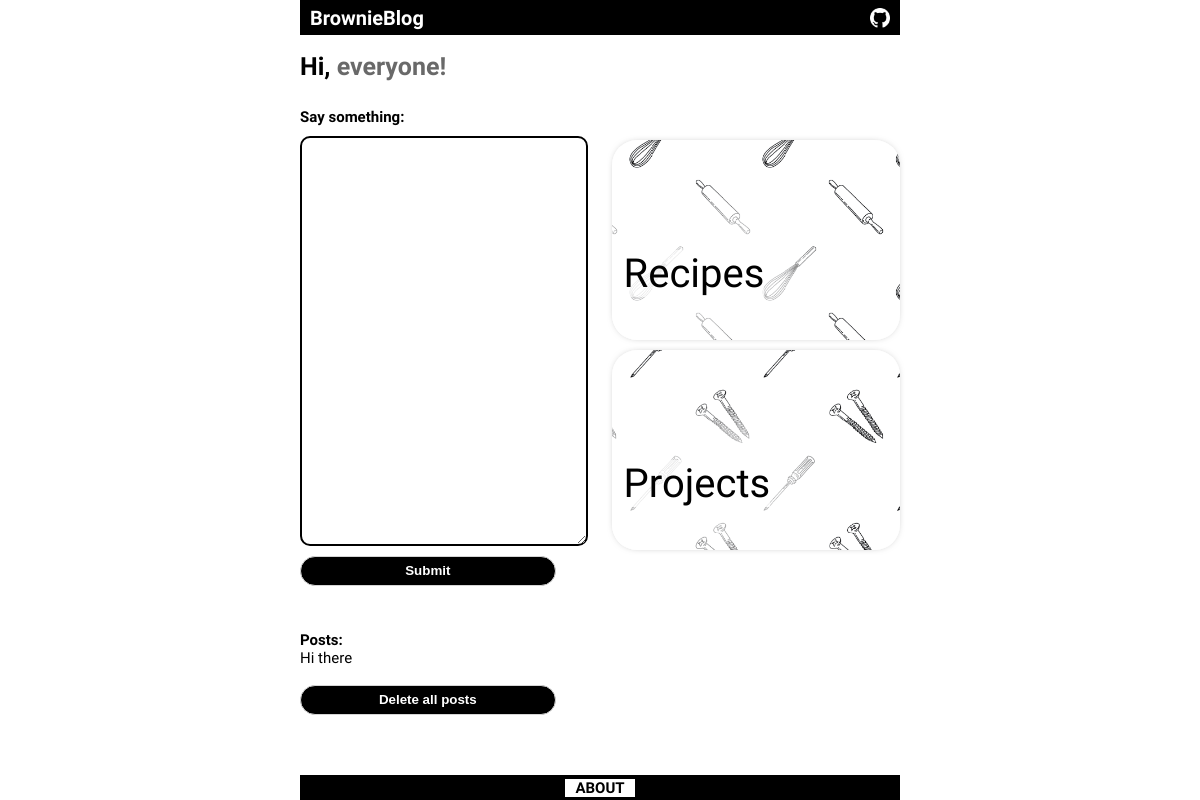
The app's page /index, older data.
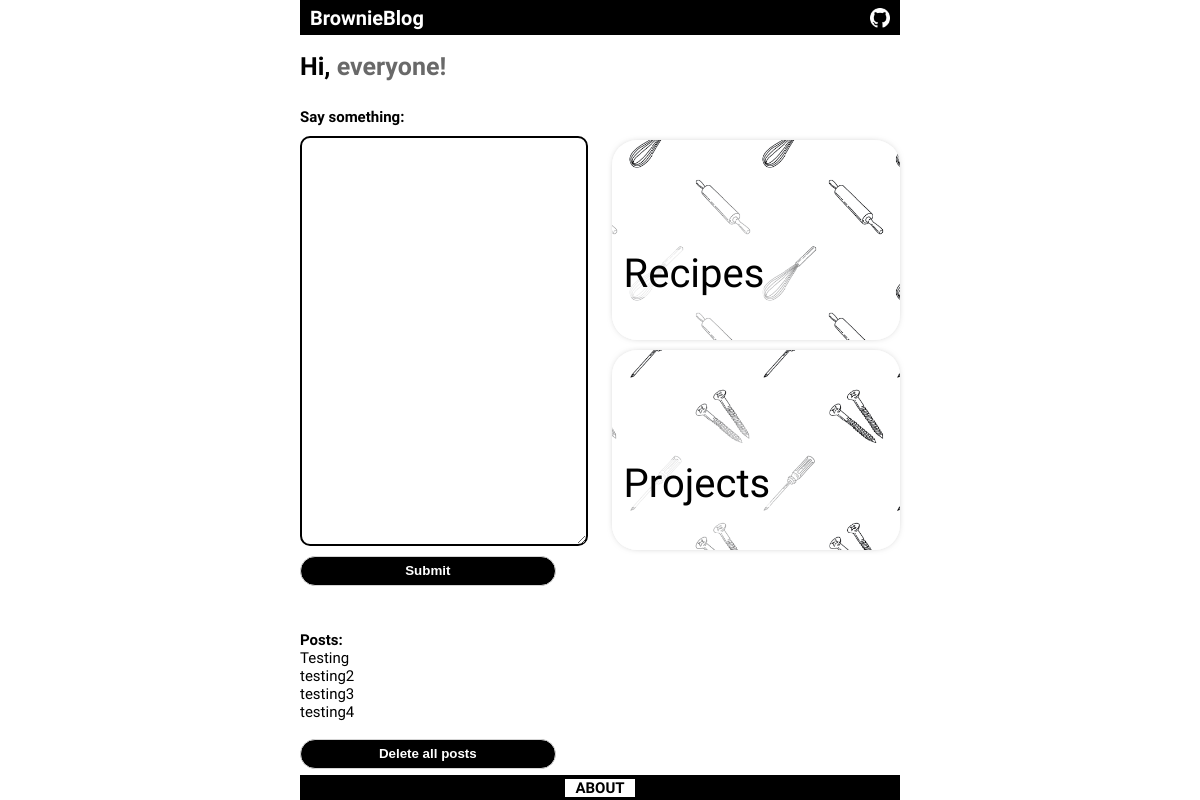
The same page, newer data.
### app/models.py (models this page shows, shortened)
class Post(db.Model):
    id = db.Column(db.Integer, primary_key=True)
    body = db.Column(db.String(140))
    timestamp = db.Column(db.DateTime, index=True, default=datetime.utcnow)
    user_id = db.Column(db.Integer, db.ForeignKey('user.id'))

### app/routes.py (the view)
@app.route('/', methods=['GET', 'POST'])
@app.route('/index', methods=['GET', 'POST'])
def index():
    form = PostForm()
    user = {'username': 'everyone'}
    if form.validate_on_submit():
        post = Post(body=form.post.data, author=User.query.get(1))
        db.session.add(post)
        db.session.commit()
        flash('Your post is now live!')
        return redirect(url_for('index'))
    posts = Post.query.all()
    return render_template('index.html', title='Home', user=user, form=form, posts=posts)

### app/forms.py
class PostForm(FlaskForm):
    post = TextAreaField('Say something:', validators=[DataRequired(), Length(min=1, max=140)])
    submit = SubmitField('Submit')

### app/templates/index.html (shortened to what this page needs)
<html>
<head>
</head>
<body>
    <div style="position: relative; background-color: rgb(255, 255, 255);">
        <div class="blackrow">
            <div class="navbar white startnavbar">
                <div style="justify-content: flex-start; padding-left: 10;">
                    <a href="{{ url_for('index') }}">BrownieBlog</a>
                </div>
                <div style="justify-content: flex-end; padding-right: 10">
                <a href="https://github.com/browniefrombris/brownieblogv2">
                    <img id="github" style="display: inline; vertical-align: middle"alt="github" src="{{url_for('static', filename='github_white.png')}}" width="20" height ="20">
                </a>
                </div>
            </div>
        </div>
        <div style="height: fit-content;">
            <h1 style="padding-bottom: 10px;">Hi, <span style="color: dimgray;">{{ user.username }}!</span>
            </h1>
            <div class="cardholder" style="left: 0; height: fit-content;">
                <div>
                    <form action="" method="post" id="recaptchaform">
                            <b>{{ form.post.label }}</b><br>
                            {{ form.post(cols=32, rows=1) }}<br>
                        {{ form.submit() }}
                    </form>
                </div>
            </div>
            <div class="cardholder" style="top: 140; right: 0; height: 200;">
                <a href="{{ url_for('recipes') }}">
                    <div class="card" style="background-image: url({{ url_for('static', filename='recipes_pattern_med.png') }});">
                        <span id="box_span">Recipes</span>
                    </div>
                </a>
            </div>
            <div class="cardholder" style="top: 350; right: 0; height: 200;">
                <a href="{{ url_for('projects') }}">
                    <div class="card" style="background-image: url({{ url_for('static', filename='projects_pattern_med.png') }});">
                        <span id="box_span">Projects</span>
                    </div>
                </a>
            </div>
            <div style="margin-top: 540;">
                <b>Posts:<br></b>
                {% for post in posts %}
                {{ post.body }} <br>
                {% endfor %}
                <br>
                <form action="{{ url_for('clear_database') }}">
                    <input type="submit" value="Delete all posts" />
                </form>
            </div>
        </div>
    </div>
    <footer>
        <div class="about">
            <a href="{{ url_for('about') }}">ABOUT</a>
        </div>
    </footer>
</body>
</html>

Row changes from the older to the newer data that the page shows:
removed Post: body "Hi there"
added Post: body "Testing"
added Post: body "testing2"
added Post: body "testing3"
added Post: body "testing4"
